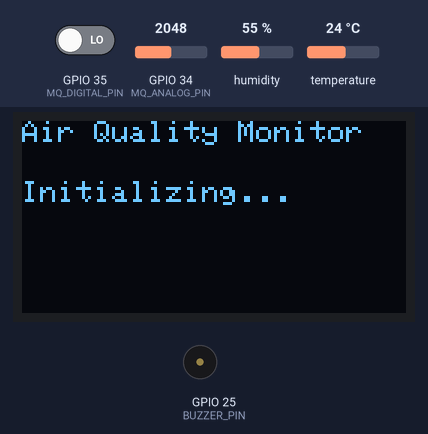
The sketch below on a simulated ESP32. Parts: 128×64 one-colour display, buzzer (waves = sounding, pin HIGH). Inputs (shaded band) come from the test bench; at power-on: GPIO 34 (MQ_ANALOG_PIN) = 2048, GPIO 35 (MQ_DIGITAL_PIN) LOW, humidity 55 %, temperature 24 °C. What the sketch prints to the serial monitor is not drawn.

Above: at 2.1 s.
At 32.2 s:
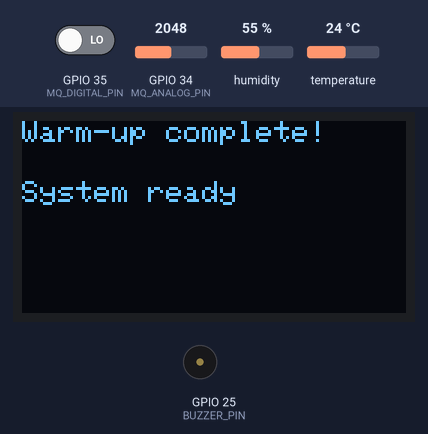
At 80.56 s:
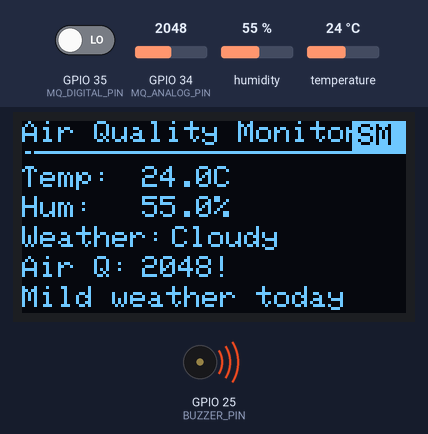
At 127.0 s:
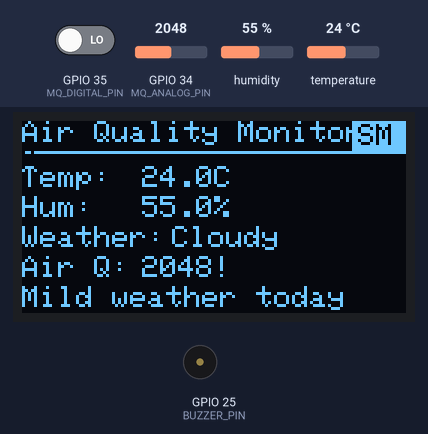
Timing chart, 0 to 130.0 s (numbered marks = the images above):
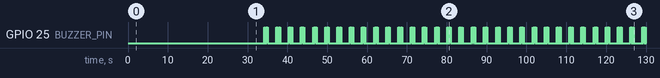

The sketch:

weather_station.ino
```cpp
#include <Wire.h>
#include <Adafruit_GFX.h>
#include <Adafruit_SSD1306.h>
#include <Adafruit_Sensor.h>
#include <DHT.h>

// OLED Display Settings
#define SCREEN_WIDTH 128
#define SCREEN_HEIGHT 64
#define OLED_RESET -1
Adafruit_SSD1306 display(SCREEN_WIDTH, SCREEN_HEIGHT, &Wire, OLED_RESET);

// DHT Sensor Settings
#define DHTPIN 4
#define DHTTYPE DHT11  // Changed to DHT11
DHT dht(DHTPIN, DHTTYPE);

// MQ-2 Sensor Pins
#define MQ_ANALOG_PIN 34
#define MQ_DIGITAL_PIN 35

// Buzzer Pin
#define BUZZER_PIN 25

// Threshold values
#define SMOKE_THRESHOLD 600

// Weather states
enum WeatherCondition {
  SUNNY,
  CLOUDY,
  RAINY,
  UNKNOWN
};

// Sensor readings
float temperature = 0;
float humidity = 0;
int smokeLevel = 0;
bool smokeDetected = false;

// Alert states
bool smokeAlert = false;

// Sensor status flags
bool oledFound = false;
bool dhtFound = false;
bool sensorsWarmedUp = false;
unsigned long warmUpStartTime = 0;
const unsigned long WARM_UP_TIME = 30000;

void setup() {
  Serial.begin(115200);

  // Initialize I2C with explicit pin assignment
  Wire.begin(21, 22); // SDA, SCL
  Wire.setClock(100000); // Reduce I2C speed to 100kHz

  // Initialize pins
  pinMode(MQ_DIGITAL_PIN, INPUT);
  pinMode(BUZZER_PIN, OUTPUT);
  digitalWrite(BUZZER_PIN, LOW);

  // Initialize DHT sensor with better error handling
  Serial.println("Initializing DHT sensor...");
  dht.begin();
  delay(2000); // Give DHT sensor time to initialize

  // Test DHT sensor
  if (testDHT()) {
    dhtFound = true;
    Serial.println("DHT sensor found!");
  } else {
    Serial.println("DHT sensor not found. Check wiring and pull-up resistor!");
  }

  // Try to initialize OLED display
  Serial.println("Initializing OLED...");
  if(display.begin(SSD1306_SWITCHCAPVCC, 0x3C)) {
    oledFound = true;
    Serial.println("OLED found!");

    // Clear display buffer
    display.clearDisplay();

    // Display startup message with proper text boundaries
    display.setTextSize(1);
    display.setTextColor(SSD1306_WHITE);
    display.setCursor(0, 0);
    display.println("Air Quality Monitor");
    display.setCursor(0, 20);
    display.println("Initializing...");
    display.display();
  } else {
    Serial.println("OLED not found. Continuing without display.");
  }

  // Start warm-up period
  warmUpStartTime = millis();
  Serial.println("Warming up gas sensor (30 seconds)...");
  Serial.println("Please ensure sensor is in clean air");
}

bool testDHT() {
  Serial.println("Testing DHT sensor...");

  for (int i = 0; i < 5; i++) {
    float testTemp = dht.readTemperature();
    float testHum = dht.readHumidity();

    if (!isnan(testTemp) && !isnan(testHum)) {
      Serial.print("DHT test successful: ");
      Serial.print(testTemp);
      Serial.print("°C, ");
      Serial.print(testHum);
      Serial.println("%");
      return true;
    }
    delay(1000);
  }

  Serial.println("DHT test failed after 5 attempts");
  return false;
}

void loop() {
  if (!sensorsWarmedUp) {
    handleWarmUpPeriod();
    return;
  }

  readSensors();
  checkAlerts();

  // Get weather condition and advice
  WeatherCondition currentWeather = determineWeather();
  String weatherAdvice = getWeatherAdvice(currentWeather);

  displayData(currentWeather, weatherAdvice);
  printSerialData(currentWeather, weatherAdvice);
  handleBuzzer();

  delay(2000);
}

void handleWarmUpPeriod() {
  unsigned long currentTime = millis();
  unsigned long elapsedTime = currentTime - warmUpStartTime;
  unsigned int remainingTime = (WARM_UP_TIME - elapsedTime) / 1000;

  if (elapsedTime >= WARM_UP_TIME) {
    sensorsWarmedUp = true;
    Serial.println("Warm-up complete! Starting normal operation.");

    if (oledFound) {
      display.clearDisplay();
      display.setTextSize(1);
      display.setTextColor(SSD1306_WHITE);
      display.setCursor(0, 0);
      display.println("Warm-up complete!");
      display.setCursor(0, 20);
      display.println("System ready");
      display.display();
      delay(2000);
    }
  } else {
    if (currentTime % 1000 < 100) {
      Serial.print("Warming up... ");
      Serial.print(remainingTime);
      Serial.println(" seconds remaining");
    }
    delay(100);
  }
}

void readSensors() {
  // Read DHT sensor with multiple attempts
  if (dhtFound) {
    int attempts = 0;
    while (attempts < 3) {
      humidity = dht.readHumidity();
      temperature = dht.readTemperature();

      if (!isnan(temperature) && !isnan(humidity)) {
        break;
      }
      attempts++;
      delay(100);
    }

    if (isnan(temperature) || isnan(humidity)) {
      Serial.println("Failed to read from DHT sensor after multiple attempts!");
      humidity = 0;
      temperature = 0;
    }
  }

  // Read MQ-2 sensor
  smokeLevel = analogRead(MQ_ANALOG_PIN);
  smokeDetected = (digitalRead(MQ_DIGITAL_PIN) == LOW);
}

void checkAlerts() {
  smokeAlert = (smokeDetected || smokeLevel > SMOKE_THRESHOLD);
}

void handleBuzzer() {
  if (smokeAlert) {
    for (int i = 0; i < 5; i++) {
      digitalWrite(BUZZER_PIN, HIGH);
      delay(100);
      digitalWrite(BUZZER_PIN, LOW);
      delay(100);
    }
  } else {
    digitalWrite(BUZZER_PIN, LOW);
  }
}

WeatherCondition determineWeather() {
  if (isnan(temperature) || isnan(humidity)) {
    return UNKNOWN;
  }

  // Rule-based weather detection
  if (temperature > 30.0 && humidity < 50.0) {
    return SUNNY; // Hot and dry = sunny
  }
  else if (temperature > 25.0 && humidity < 70.0) {
    return SUNNY; // Warm and moderately dry = sunny
  }
  else if (temperature > 20.0 && humidity > 80.0) {
    return RAINY; // Moderate temperature with high humidity = rainy
  }
  else if (temperature < 15.0 && humidity > 75.0) {
    return RAINY; // Cool with high humidity = rainy
  }
  else if (humidity > 85.0) {
    return RAINY; // Very high humidity likely means rain
  }
  else if (temperature > 18.0 && temperature < 28.0 && humidity > 60.0 && humidity < 80.0) {
    return CLOUDY; // Moderate conditions = cloudy
  }
  else if (temperature < 10.0 && humidity < 50.0) {
    return SUNNY; // Cold but dry = sunny (winter day)
  }
  else {
    return CLOUDY; // Default to cloudy for other conditions
  }
}

String getWeatherAdvice(WeatherCondition condition) {
  switch(condition) {
    case SUNNY:
      return "Wear sunscreen!";
    case CLOUDY:
      return "Mild weather today";
    case RAINY:
      return "Bring an umbrella!";
    case UNKNOWN:
      return "Check sensor connection";
    default:
      return "Weather normal";
  }
}


String getWeatherText(WeatherCondition condition) {
  switch(condition) {
    case SUNNY:
      return "Sunny";
    case CLOUDY:
      return "Cloudy";
    case RAINY:
      return "Rainy";
    case UNKNOWN:
      return "Unknown";
    default:
      return "Normal";
  }
}

void displayData(WeatherCondition weather, String advice) {
  if (!oledFound) return;

  display.clearDisplay();
  display.setTextSize(1);
  display.setTextColor(SSD1306_WHITE);

  // Header - ensure it fits within screen width
  display.setCursor(0, 0);
  display.println("Air Quality Monitor");
  display.drawLine(0, 10, 128, 10, SSD1306_WHITE);

  // Temperature - fixed positioning
  display.setCursor(0, 15);
  display.print("Temp:");
  display.setCursor(40, 15); // Fixed position for value
  if (dhtFound) {
    display.print(temperature, 1);
    display.print("C");
  } else {
    display.print("Error");
  }

  // Humidity - fixed positioning
  display.setCursor(0, 25);
  display.print("Hum: ");
  display.setCursor(40, 25); // Fixed position for value
  if (dhtFound) {
    display.print(humidity, 1);
    display.print("%");
  } else {
    display.print("Error");
  }

  // Weather Status
  display.setCursor(0, 35);
  display.print("Weather:");
  display.setCursor(50, 35);
  display.print(getWeatherText(weather));

  // Air Quality - fixed positioning
  display.setCursor(0, 45);
  display.print("Air Q:");
  display.setCursor(40, 45);
  display.print(smokeLevel);
  if (smokeAlert) {
    display.print("!");
  }

  // Weather Advice (scroll if too long)
  display.setCursor(0, 55);
  display.print(advice);

  // Smoke Alert indicator
  if (smokeAlert) {
    display.fillRect(110, 0, 18, 10, SSD1306_WHITE);
    display.setTextColor(SSD1306_BLACK);
    display.setCursor(112, 1);
    display.print("SMK");
    display.setTextColor(SSD1306_WHITE);
  }

  display.display();
}


void printSerialData(WeatherCondition weather, String advice) {
  Serial.println("===== Sensor Readings =====");

  if (dhtFound) {
    Serial.print("Temperature: ");
    Serial.print(temperature);
    Serial.println(" °C");

    Serial.print("Humidity: ");
    Serial.print(humidity);
    Serial.println(" %");

    Serial.print("Weather: ");
    Serial.print(getWeatherText(weather));

    Serial.print("Advice: ");
    Serial.println(advice);
  } else {
    Serial.println("DHT Sensor: NOT CONNECTED");
  }

  Serial.print("Smoke Level: ");
  Serial.println(smokeLevel);

  Serial.print("Smoke Detected: ");
  Serial.println(smokeDetected ? "YES" : "NO");

  Serial.print("Smoke Alert: ");
  Serial.println(smokeAlert ? "YES" : "NO");

  Serial.println("===========================");
  Serial.println();
}
```

Measured:
- by itself, GPIO 25 (BUZZER_PIN): LOW → HIGH at 34.2 s, → LOW 0.10 s later, → HIGH 0.10 s later, → LOW 0.10 s later, … (320 changes in this stretch)
- what the display in image 0 shows lasts 30.0 s, from 2.1 s to 32.1 s
- what the display in image 1 shows lasts 2.1 s, from 32.1 s to 34.2 s
